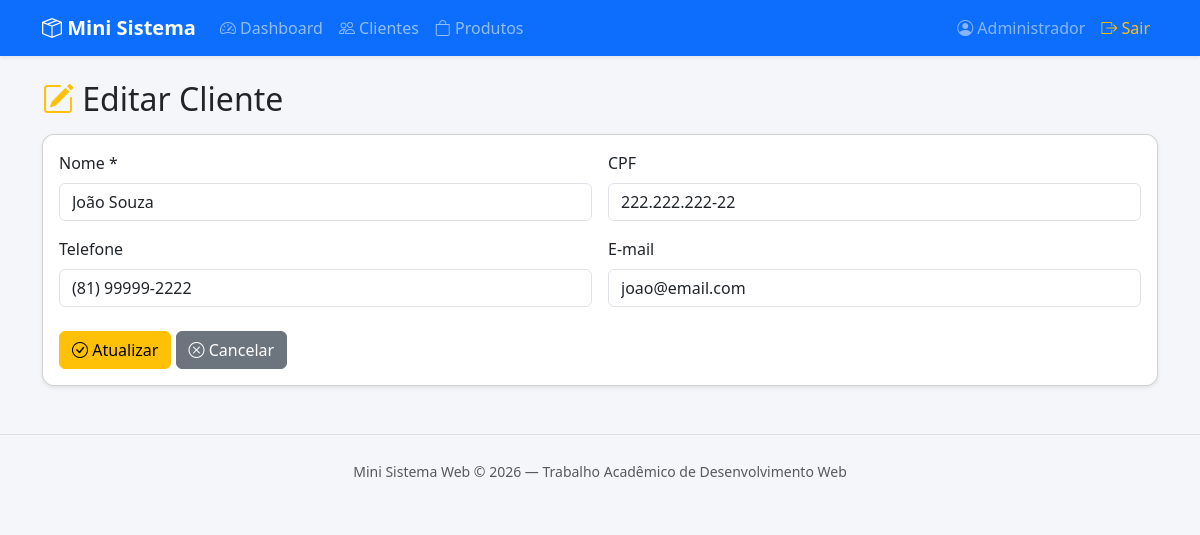
The app's page /clientes/editar.php?id=2 (signed in) with its own data.
### tables this page shows
CREATE TABLE IF NOT EXISTS clientes (
    id            INT AUTO_INCREMENT PRIMARY KEY,
    nome          VARCHAR(100) NOT NULL,
    cpf           VARCHAR(20),
    telefone      VARCHAR(20),
    email         VARCHAR(150),
    data_cadastro DATETIME DEFAULT CURRENT_TIMESTAMP
);

### clientes/editar.php (the view, shortened to what this page needs)
<?php
require "../config/conexao.php";
$id = (int)($_GET['id'] ?? 0);
$stmt = $pdo->prepare("SELECT * FROM clientes WHERE id = :id");
$stmt->bindParam(':id', $id, PDO::PARAM_INT);
$stmt->execute();
$cliente = $stmt->fetch();
require "../includes/header.php";
require "../includes/menu.php";
?>
<div class="container my-4">
    <h2 class="mb-3"><i class="bi bi-pencil-square text-warning"></i> Editar Cliente</h2>
    <div class="card shadow-sm">
        <div class="card-body">
            <form method="POST" action="editar.php?id=<?= $cliente['id'] ?>">
                <div class="row g-3">
                    <div class="col-12 col-md-6">
                        <label class="form-label">Nome *</label>
                        <input type="text" name="nome" class="form-control" required
                               value="<?= htmlspecialchars($cliente['nome']) ?>">
                    </div>
                    <div class="col-12 col-md-6">
                        <label class="form-label">CPF</label>
                        <input type="text" name="cpf" class="form-control"
                               value="<?= htmlspecialchars($cliente['cpf']) ?>">
                    </div>
                    <div class="col-12 col-md-6">
                        <label class="form-label">Telefone</label>
                        <input type="text" name="telefone" class="form-control"
                               value="<?= htmlspecialchars($cliente['telefone']) ?>">
                    </div>
                    <div class="col-12 col-md-6">
                        <label class="form-label">E-mail</label>
                        <input type="email" name="email" class="form-control"
                               value="<?= htmlspecialchars($cliente['email']) ?>">
                    </div>
                </div>
                <div class="mt-4">
                    <button type="submit" class="btn btn-warning">
                        <i class="bi bi-check-circle"></i> Atualizar
                    </button>
                    <a href="listar.php" class="btn btn-secondary">
                        <i class="bi bi-x-circle"></i> Cancelar
                    </a>
                </div>
            </form>
        </div>
    </div>
</div>
<?php require "../includes/footer.php"; ?>

### assets/css/style.css (style rules this page uses)
body { background-color: #f4f6f9; font-family: 'Segoe UI', Tahoma, Geneva, Verdana, sans-serif; }
.card { border-radius: 12px; }

### records on screen
clientes: nome "João Souza", cpf "222.222.222-22", telefone "(81) 99999-2222", email "joao@email.com"

### other values on screen
$_SESSION['usuario_nome'] "Administrador"
